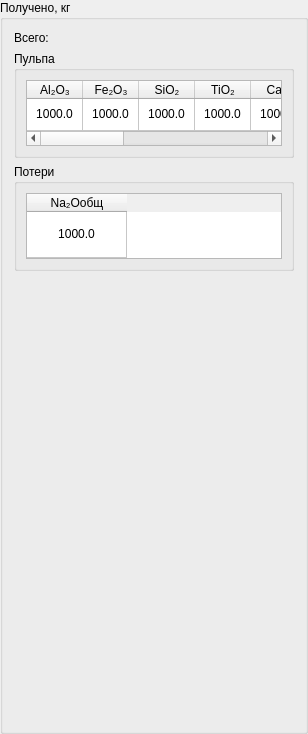
              <widget class="QGroupBox" name="groupBox_8">
               <property name="title">
                <string>Получено, кг</string>
               </property>
               <layout class="QVBoxLayout" name="verticalLayout">
                <item>
                 <widget class="QLabel" name="label_2">
                  <property name="text">
                   <string>Всего:</string>
                  </property>
                 </widget>
                </item>
                <item>
                 <widget class="QGroupBox" name="groupBox_205">
                  <property name="maximumSize">
                   <size>
                    <width>16777215</width>
                    <height>107</height>
                   </size>
                  </property>
                  <property name="title">
                   <string>Пульпа</string>
                  </property>
                  <layout class="QHBoxLayout" name="horizontalLayout_222">
                   <item>
                    <widget class="QTableWidget" name="tablePulp13">
                     <property name="maximumSize">
                      <size>
                       <width>16777215</width>
                       <height>71</height>
                      </size>
                     </property>
                     <attribute name="horizontalHeaderDefaultSectionSize">
                      <number>56</number>
                     </attribute>
                     <attribute name="horizontalHeaderStretchLastSection">
                      <bool>true</bool>
                     </attribute>
                     <attribute name="verticalHeaderVisible">
                      <bool>false</bool>
                     </attribute>
                     <attribute name="verticalHeaderStretchLastSection">
                      <bool>true</bool>
                     </attribute>
                     <row>
                      <property name="text">
                       <string>1</string>
                      </property>
                     </row>
                     <column>
                      <property name="text">
                       <string>Al₂O₃</string>
                      </property>
                     </column>
                     <column>
                      <property name="text">
                       <string>Fe₂O₃</string>
                      </property>
                     </column>
                     <column>
                      <property name="text">
                       <string>SiO₂</string>
                      </property>
                     </column>
                     <column>
                      <property name="text">
                       <string>TiO₂</string>
                      </property>
                     </column>
                     <column>
                      <property name="text">
                       <string>CaO</string>
                      </property>
                     </column>
                     <column>
                      <property name="text">
                       <string>CO₂</string>
                      </property>
                     </column>
                     <column>
                      <property name="text">
                       <string>Na₂Oобщ</string>
                      </property>
                     </column>
                     <column>
                      <property name="text">
                       <string>Прочее</string>
                      </property>
                     </column>
                     <column>
                      <property name="text">
                       <string>П.п.п</string>
                      </property>
                     </column>
                     <column>
                      <property name="text">
                       <string>H₂O</string>
                      </property>
                     </column>
                     <column>
                      <property name="text">
                       <string>Итого</string>
                      </property>
                     </column>
                     <item row="0" column="0">
                      <property name="text">
                       <string>1000.0</string>
                      </property>
                      <property name="textAlignment">
                       <set>AlignCenter</set>
                      </property>
                     </item>
                     <item row="0" column="1">
                      <property name="text">
                       <string>1000.0</string>
                      </property>
                      <property name="textAlignment">
                       <set>AlignCenter</set>
                      </property>
                     </item>
                     <item row="0" column="2">
                      <property name="text">
                       <string>1000.0</string>
                      </property>
                      <property name="textAlignment">
                       <set>AlignCenter</set>
                      </property>
                     </item>
                     <item row="0" column="3">
                      <property name="text">
                       <string>1000.0</string>
                      </property>
                      <property name="textAlignment">
                       <set>AlignCenter</set>
                      </property>
                     </item>
                     <item row="0" column="4">
                      <property name="text">
                       <string>1000.0</string>
                      </property>
                      <property name="textAlignment">
                       <set>AlignCenter</set>
                      </property>
                     </item>
                     <item row="0" column="5">
                      <property name="text">
                       <string>1000.0</string>
                      </property>
                      <property name="textAlignment">
                       <set>AlignCenter</set>
                      </property>
                     </item>
                     <item row="0" column="6">
                      <property name="text">
                       <string>1000.0</string>
                      </property>
                      <property name="textAlignment">
                       <set>AlignCenter</set>
                      </property>
                     </item>
                     <item row="0" column="7">
                      <property name="text">
                       <string>1000.0</string>
                      </property>
                      <property name="textAlignment">
                       <set>AlignCenter</set>
                      </property>
                     </item>
                     <item row="0" column="8">
                      <property name="text">
                       <string>1000.0</string>
                      </property>
                      <property name="textAlignment">
                       <set>AlignCenter</set>
                      </property>
                     </item>
                     <item row="0" column="9">
                      <property name="text">
                       <string>1000.0</string>
                      </property>
                      <property name="textAlignment">
                       <set>AlignCenter</set>
                      </property>
                     </item>
                     <item row="0" column="10">
                      <property name="text">
                       <string>1000.0</string>
                      </property>
                      <property name="textAlignment">
                       <set>AlignCenter</set>
                      </property>
                     </item>
                    </widget>
                   </item>
                  </layout>
                 </widget>
                </item>
                <item>
                 <widget class="QGroupBox" name="tableLosses13">
                  <property name="maximumSize">
                   <size>
                    <width>16777215</width>
                    <height>107</height>
                   </size>
                  </property>
                  <property name="title">
                   <string>Потери</string>
                  </property>
                  <layout class="QHBoxLayout" name="horizontalLayout_224">
                   <item>
                    <widget class="QTableWidget" name="tableWidget_192">
                     <property name="maximumSize">
                      <size>
                       <width>16777215</width>
                       <height>71</height>
                      </size>
                     </property>
                     <attribute name="horizontalHeaderDefaultSectionSize">
                      <number>100</number>
                     </attribute>
                     <attribute name="verticalHeaderVisible">
                      <bool>false</bool>
                     </attribute>
                     <attribute name="verticalHeaderStretchLastSection">
                      <bool>true</bool>
                     </attribute>
                     <row>
                      <property name="text">
                       <string>1</string>
                      </property>
                     </row>
                     <column>
                      <property name="text">
                       <string>Na₂Oобщ</string>
                      </property>
                     </column>
                     <item row="0" column="0">
                      <property name="text">
                       <string>1000.0</string>
                      </property>
                      <property name="textAlignment">
                       <set>AlignCenter</set>
                      </property>
                     </item>
                    </widget>
                   </item>
                  </layout>
                 </widget>
                </item>
                <item>
                 <spacer name="verticalSpacer_2">
                  <property name="orientation">
                   <enum>Qt::Vertical</enum>
                  </property>
                  <property name="sizeHint" stdset="0">
                   <size>
                    <width>20</width>
                    <height>449</height>
                   </size>
                  </property>
                 </spacer>
                </item>
               </layout>
              </widget>
